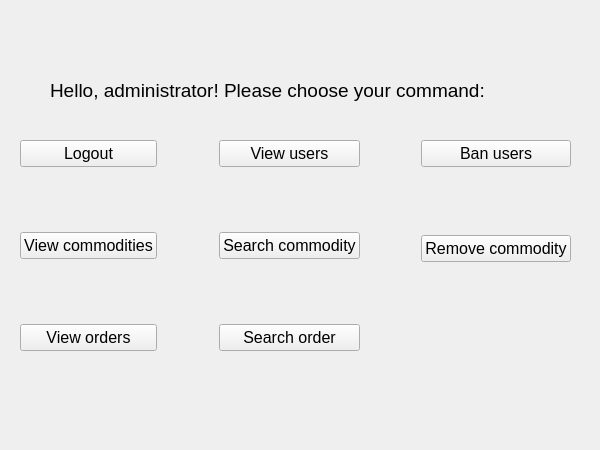
<?xml version="1.0" encoding="UTF-8"?>
<ui version="4.0">
 <class>adminWidget</class>
 <widget class="QWidget" name="adminWidget">
  <property name="geometry">
   <rect>
    <x>0</x>
    <y>0</y>
    <width>600</width>
    <height>450</height>
   </rect>
  </property>
  <property name="minimumSize">
   <size>
    <width>600</width>
    <height>450</height>
   </size>
  </property>
  <property name="maximumSize">
   <size>
    <width>600</width>
    <height>450</height>
   </size>
  </property>
  <property name="windowTitle">
   <string>Administrator</string>
  </property>
  <widget class="QLabel" name="label">
   <property name="geometry">
    <rect>
     <x>50</x>
     <y>80</y>
     <width>451</width>
     <height>21</height>
    </rect>
   </property>
   <property name="font">
    <font>
     <pointsize>14</pointsize>
    </font>
   </property>
   <property name="text">
    <string>Hello, administrator! Please choose your command:</string>
   </property>
  </widget>
  <widget class="QWidget" name="">
   <property name="geometry">
    <rect>
     <x>20</x>
     <y>140</y>
     <width>551</width>
     <height>211</height>
    </rect>
   </property>
   <layout class="QHBoxLayout" name="horizontalLayout">
    <item>
     <layout class="QVBoxLayout" name="verticalLayout">
      <item>
       <widget class="QPushButton" name="logoutButton">
        <property name="font">
         <font>
          <pointsize>12</pointsize>
         </font>
        </property>
        <property name="text">
         <string>Logout</string>
        </property>
       </widget>
      </item>
      <item>
       <spacer name="verticalSpacer">
        <property name="orientation">
         <enum>Qt::Vertical</enum>
        </property>
        <property name="sizeHint" stdset="0">
         <size>
          <width>20</width>
          <height>40</height>
         </size>
        </property>
       </spacer>
      </item>
      <item>
       <widget class="QPushButton" name="viewcommoButton">
        <property name="font">
         <font>
          <pointsize>12</pointsize>
         </font>
        </property>
        <property name="text">
         <string>View commodities</string>
        </property>
       </widget>
      </item>
      <item>
       <spacer name="verticalSpacer_2">
        <property name="orientation">
         <enum>Qt::Vertical</enum>
        </property>
        <property name="sizeHint" stdset="0">
         <size>
          <width>20</width>
          <height>40</height>
         </size>
        </property>
       </spacer>
      </item>
      <item>
       <widget class="QPushButton" name="vieworderButton">
        <property name="font">
         <font>
          <pointsize>12</pointsize>
         </font>
        </property>
        <property name="text">
         <string>View orders</string>
        </property>
       </widget>
      </item>
     </layout>
    </item>
    <item>
     <spacer name="horizontalSpacer_2">
      <property name="orientation">
       <enum>Qt::Horizontal</enum>
      </property>
      <property name="sizeHint" stdset="0">
       <size>
        <width>40</width>
        <height>20</height>
       </size>
      </property>
     </spacer>
    </item>
    <item>
     <layout class="QVBoxLayout" name="verticalLayout_2">
      <item>
       <widget class="QPushButton" name="viewuserButton">
        <property name="font">
         <font>
          <pointsize>12</pointsize>
         </font>
        </property>
        <property name="text">
         <string>View users</string>
        </property>
       </widget>
      </item>
      <item>
       <spacer name="verticalSpacer_3">
        <property name="orientation">
         <enum>Qt::Vertical</enum>
        </property>
        <property name="sizeHint" stdset="0">
         <size>
          <width>20</width>
          <height>40</height>
         </size>
        </property>
       </spacer>
      </item>
      <item>
       <widget class="QPushButton" name="srchcommoButton">
        <property name="font">
         <font>
          <pointsize>12</pointsize>
         </font>
        </property>
        <property name="text">
         <string>Search commodity</string>
        </property>
       </widget>
      </item>
      <item>
       <spacer name="verticalSpacer_4">
        <property name="orientation">
         <enum>Qt::Vertical</enum>
        </property>
        <property name="sizeHint" stdset="0">
         <size>
          <width>20</width>
          <height>40</height>
         </size>
        </property>
       </spacer>
      </item>
      <item>
       <widget class="QPushButton" name="srchorderButton">
        <property name="font">
         <font>
          <pointsize>12</pointsize>
         </font>
        </property>
        <property name="text">
         <string>Search order</string>
        </property>
       </widget>
      </item>
     </layout>
    </item>
    <item>
     <spacer name="horizontalSpacer_3">
      <property name="orientation">
       <enum>Qt::Horizontal</enum>
      </property>
      <property name="sizeHint" stdset="0">
       <size>
        <width>40</width>
        <height>20</height>
       </size>
      </property>
     </spacer>
    </item>
    <item>
     <layout class="QVBoxLayout" name="verticalLayout_3">
      <item>
       <widget class="QPushButton" name="banuserButton">
        <property name="font">
         <font>
          <pointsize>12</pointsize>
         </font>
        </property>
        <property name="text">
         <string>Ban users</string>
        </property>
       </widget>
      </item>
      <item>
       <spacer name="verticalSpacer_5">
        <property name="orientation">
         <enum>Qt::Vertical</enum>
        </property>
        <property name="sizeHint" stdset="0">
         <size>
          <width>20</width>
          <height>40</height>
         </size>
        </property>
       </spacer>
      </item>
      <item>
       <widget class="QPushButton" name="rmvcommoButton">
        <property name="font">
         <font>
          <pointsize>12</pointsize>
         </font>
        </property>
        <property name="text">
         <string>Remove commodity</string>
        </property>
       </widget>
      </item>
      <item>
       <spacer name="verticalSpacer_6">
        <property name="orientation">
         <enum>Qt::Vertical</enum>
        </property>
        <property name="sizeHint" stdset="0">
         <size>
          <width>20</width>
          <height>40</height>
         </size>
        </property>
       </spacer>
      </item>
      <item>
       <spacer name="horizontalSpacer">
        <property name="orientation">
         <enum>Qt::Horizontal</enum>
        </property>
        <property name="sizeHint" stdset="0">
         <size>
          <width>40</width>
          <height>27</height>
         </size>
        </property>
       </spacer>
      </item>
     </layout>
    </item>
   </layout>
  </widget>
 </widget>
 <resources/>
 <connections/>
</ui>
